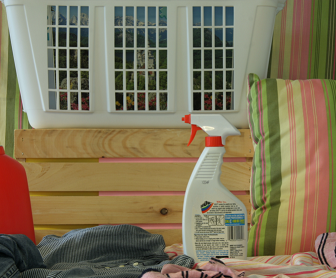
//> input picture DfD2/Image_Files/view5_color.tif, 336 x 278 px, given in place of 20160805_140903_test_recording_15356234_focus.avi, which was not available
$ ./OpenCV_Shell   (built with g++ and OpenCV 4)
//> lines starting //> are read from the running program, lines starting //| are printed output that depends on the picture; after the words box and inside, x2 and y2 are one past the last pixel; in counts of white or black regions, pixels touching at a corner belong together; pictures that were not available may be replaced by others from this repository, and a replacement may not be noted
### DfD2/allocate.h
#include <stdlib.h>

void *get_spc(int num, size_t size);
void *mget_spc(int num, size_t size);
void **get_img(int wd,int ht, size_t size);
void free_img(void **pt);
void *multialloc(size_t s, int d, ...);
void multifree(void *r,int d);

### DfD2/texturelessRegions.cpp
#include <math.h>
#include <stdio.h>
#include <stdlib.h>
#include <string.h>
#include <iostream>
#include <fstream>


#include <opencv2/core/core.hpp>
#include <opencv2/highgui/highgui.hpp>
#include <opencv2/imgproc/imgproc.hpp>
#include <opencv/cv.h>

#include <time.h>
#include <fstream>

using namespace std;
using namespace cv;

void texturelessRegions(Mat &inputImage, Mat &textureImage, int windowSize, int thresh)
{
	int idx, jdx, kdx, ldx;
	int nChannels = inputImage.channels();
	int nr = inputImage.rows;
	int nc = inputImage.cols;
	double sum, diff, avg;
	int scale = 1;
	int delta = 0;

	Mat threshGrad;
	Mat erodeThresh;
	Mat lapGrad;

	int bp_stop = 0;

	if (windowSize % 2 == 0)
	{
		windowSize++;
		cout << "Window size not odd, increasing by 1." << endl;
		cout << "New window size: " << windowSize << endl;
	}

	// [13 lines of commented-out code are left out]
	Mat element = getStructuringElement(MORPH_RECT,	Size(7,7),	Point(-1, -1));

	// [12 lines of commented-out code are left out]

	Laplacian(inputImage, lapGrad, CV_8UC1, windowSize, scale, delta, BORDER_REPLICATE);

	threshold(lapGrad, threshGrad, thresh, 255, THRESH_BINARY_INV);

	//erode(threshGrad, erodeThresh, element);
	erode(threshGrad, textureImage, element);


		// [65 lines of commented-out code are left out]


	bp_stop = 0;

}	// end of texturelessRegions

### DfD2/OpenCV_Shell.cpp
// OpenCV Shell for MAP Algorithm.

//#include "stdafx.h"
#include <math.h>
#include <stdlib.h>
//#include <omp.h>
#include "allocate.h"
//#include "random.h"
//#include "cv.h"	// removed
//#include "highgui.h" // removed

// added
#include <opencv2/core/core.hpp>
#include <opencv2/highgui/highgui.hpp>
#include <opencv2/imgproc/imgproc.hpp>
#include <opencv/cv.h>

#include "time.h"
#include <iostream>
#include <thread>


#define MAX_CLASSES 256.0
#define MaxSigma 2.5
#define EM_iteration 1
#define map_iteraton 1
#define weightingfactor_beta 0.01
#define Optimmization_method 2 // :0-SA, 1-ICM, 2-MPM

using namespace std;
using namespace cv;


/* Declearation of the MAP estimator
   y[]     - Defoucused scene.
   xt[]    - Focused scene & 63 blur levels created artificially.
   atlas[] - The assisting atlas.
   beta    - Weighting factor for beta term.
   gamma   - Weighting factor for atlas term.
   ATLAS   - Switch for atlas method: 0-off, 1-on.
   ICM     - Optimization methods:0-SA, 1-ICM, 2-MPM.
   rol, col- Image size.
   classes - Predefined as 64.
   map_iter- The loop will be forced to stop when reach this number.
*/

//#define GEN_DEFOCUS_IMAGE


////////// MAP estimation ////////////////////////////////////////////////////////////////
// 0. void map3(double **yY[], double **xtY[],double **diff_y[], double **diff_Cr[], double **diff_Cb[], double **atlas[], double beta,double gamma, int ATLAS, int ICM, int cols, int rows, int classes,int map_iter,double *, double *,double *, double *,unsigned char **xttemp[],unsigned char **xttempCr[],unsigned char **xttempCb[],IplImage*texture,IplImage*textureCb,IplImage*textureCr,IplImage*highpass,IplImage*highpassCr,IplImage*highpassCb);
// 1. void map3(double **y[], Mat &Depth_Map, double **diff_y[], double **diff_Cr[], double **diff_Cb[], double **atlas[], double beta, double gama, int ATLAS, int ICM, int cols, int rows, int classes, int map_iter, double *v, double *yaccum, double *ysquaredaccum, double *Num, unsigned char **xttemp[], unsigned char **xttempCr[], unsigned char **xttempCb[], IplImage*texture, IplImage*textureCb, IplImage*textureCr, IplImage*highpass, IplImage*highpassCr, IplImage*highpassCb);
// 2. void map3(double **y[], Mat &Depth_Map, double **diff_y[], double **diff_Cr[], double **diff_Cb[], double **atlas[], double beta, double gama, int ATLAS, int ICM, int cols, int rows, int classes, int map_iter, double *v, double *yaccum, double *ysquaredaccum, double *Num, Mat xttempY, Mat xttempCr, Mat xttempCb, IplImage*texture, IplImage*textureCb, IplImage*textureCr, IplImage*highpass, IplImage*highpassCr, IplImage*highpassCb);
// 3. void map3(double **y_pp[], Mat &Depth_Map, double **diff_y_pp[], double **diff_Cr_pp[], double **diff_Cb_pp[], double **atlas[], double beta, double gamma, int ATLAS, int ICM, int cols, int rows, int classes, int map_iter, double *v, double *yaccum, double *ysquaredaccum, double *Num, Mat xttempY, Mat xttempCr, Mat xttempCb, Mat texture, Mat textureCb, Mat textureCr, Mat highpass, Mat highpassCr, Mat highpassCb);
// 4. void map3(Mat yY, Mat &Depth_Map, double **diff_y_pp[], double **diff_Cr_pp[], double **diff_Cb_pp[], double **atlas[], double beta, double gamma, int ATLAS, int ICM, int cols, int rows, int classes, int map_iter, double *v, double *yaccum, double *ysquaredaccum, double *Num, Mat xttempY, Mat xttempCr, Mat xttempCb, Mat texture, Mat textureCb, Mat textureCr, Mat highpass, Mat highpassCr, Mat highpassCb);
// 5. void map3(Mat yY, Mat &Depth_Map, vector<Mat> &diff_Y, double **diff_Cr_pp[], double **diff_Cb_pp[], double **atlas[], double beta, double gamma, int ATLAS, int ICM, int cols, int rows, int classes, int map_iter, double *v, double *yaccum, double *ysquaredaccum, double *Num, Mat xttempY, Mat xttempCr, Mat xttempCb, Mat texture, Mat textureCb, Mat textureCr, Mat highpass, Mat highpassCr, Mat highpassCb);
void map3(Mat yY, Mat &Depth_Map, vector<Mat> &diff_Y, vector<Mat> &diff_Cr, vector<Mat> &diff_Cb, double **atlas[], double beta, double gamma, int ATLAS, int ICM, int cols, int rows, int classes, int map_iter, double *v, double *yaccum, double *ysquaredaccum, double *Num, Mat xttempY, Mat xttempCr, Mat xttempCb, Mat texture, Mat textureCb, Mat textureCr, Mat highpass, Mat highpassCr, Mat highpassCb);

// [7 lines of commented-out code are left out]
void createblur(int col, int row, Mat ImageInFocus, int classes, vector<Mat> &xt, double **atlas[], int ATLAS, Mat ImageOutOfFocus, Mat ImageInFocustemp, Mat &xttemp);

///////// Space Varying 2D filter ///////////////////////////////////////////////////////
void SpaceVaryingfilter2D (IplImage * image, int kernel_size,double min_sigma, double max_sigma, IplImage * filter);

/////////////////////////// Textureless Regions /////////////////////////////////
void texturelessRegions(Mat &inputImage, Mat &textureImage, int windowSize, int thresh);

int main( int argc, char** argv )
{

	int idx, jdx, kdx;
	int col, row;

	//string image_locations = "Image_Files";
	string image_locations = "D:\\IUPUI\\Test_Data\\Data1\\";
	string file_path;

	vector<int> compression_params;
	compression_params.push_back(CV_IMWRITE_PNG_COMPRESSION);
	compression_params.push_back(0);

	///////////////////////////////////////////////////////////////////////////////////
	//																				 //
	//      Step 1:																	 //
	//				Use all in focus and ground truth to generate defocus image      //
	//																			     //
	//																				 //
	///////////////////////////////////////////////////////////////////////////////////

	cout << "Starting Step 1..." << endl;

#ifdef GEN_DEFOCUS_IMAGE

 /////// read in focus color image ///////////////////////////////////////////////////////
	file_path = image_locations + "\\view5_color.tif";
	IplImage*   ImageInFocus3 = cvLoadImage(file_path.c_str(), CV_LOAD_IMAGE_COLOR);

	Mat infocus3 = Mat(ImageInFocus3);

 /////// split the in focus color image into RGB channel (integers) ///////////////////////
	IplImage* ImageInFocusR=cvCreateImage(cvGetSize(ImageInFocus3), 8, 1);
	IplImage* ImageInFocusG=cvCreateImage(cvGetSize(ImageInFocus3), 8, 1);
	IplImage* ImageInFocusB=cvCreateImage(cvGetSize(ImageInFocus3), 8, 1);
	cvSplit(ImageInFocus3, ImageInFocusR, ImageInFocusG, ImageInFocusB, 0);


 /////// convert RGB channels to floating point //////////////////////////////////////////
	IplImage* ImageInFocusR1 = cvCreateImage(cvGetSize(ImageInFocus3),IPL_DEPTH_64F,0);
	cvConvertScale(ImageInFocusR,ImageInFocusR1,1.0,0.0);
	IplImage* ImageInFocusG1 = cvCreateImage(cvGetSize(ImageInFocus3),IPL_DEPTH_64F,0);
	cvConvertScale(ImageInFocusG,ImageInFocusG1,1.0,0.0);
	IplImage* ImageInFocusB1 = cvCreateImage(cvGetSize(ImageInFocus3),IPL_DEPTH_64F,0);
	cvConvertScale(ImageInFocusB,ImageInFocusB1,1.0,0.0);


 ///////  read in ground truth image /////////////////////////////////////////////////////

	file_path = image_locations + "\\ground_truth.png";

	IplImage*   groundtruth = cvLoadImage(file_path.c_str(), 0);
	//IplImage*   groundtruth = cvLoadImage("/Users/ChaoLiu/Pictures/Depth_from_Defocus_Database/Temp_data_for_program/disp1_1.png", 0);

 //////   Create defocus image for R,G,B channles ////////////////////////////////////////
	IplImage *  Blurmap = cvCreateImage(cvGetSize(ImageInFocus3), IPL_DEPTH_64F, 3);
	IplImage *  BlurmapR = cvCreateImage(cvGetSize(ImageInFocus3), IPL_DEPTH_64F, 1);
	IplImage *  BlurmapG = cvCreateImage(cvGetSize(ImageInFocus3), IPL_DEPTH_64F, 1);
	IplImage *  BlurmapB = cvCreateImage(cvGetSize(ImageInFocus3), IPL_DEPTH_64F, 1);

  /////  Define Gaussian blur parameter /////////////////////////////////////////////////
	double sigma;

  ///// Create 256 Gaussian blur matrix for 3 channels///////////////////////////////////
	IplImage*  GauBlurR[256];
	IplImage*  GauBlurG[256];
	IplImage*  GauBlurB[256];
	for( int l = 0 ;l < 256 ; l = ++l )
	{
		GauBlurR[l] = cvCreateImage(cvGetSize(ImageInFocus3), IPL_DEPTH_64F, 0);
		GauBlurG[l] = cvCreateImage(cvGetSize(ImageInFocus3), IPL_DEPTH_64F, 0);
		GauBlurB[l] = cvCreateImage(cvGetSize(ImageInFocus3), IPL_DEPTH_64F, 0);
	}

 ////// For Ground truth map, the min is 0 and max is 255 ///////////////////////////////
 ////// The total number of blur is 256					  ///////////////////////////////
	double MinValue=0;
	double MaxValue=255;
	double blurnumber=256;
	double index;
	int	 index1;
	int kernel_size;

 ////// Create 256 levels of Gaussian parameters sigma  /////////////////////////////////
 ////// The range is from 0 to MaxSigma                 /////////////////////////////////
 ////// Based on 256 different sigma, generate 256 blur image (whole image has the same sigma)//
	for(int k=MinValue;k<MaxValue+1;k++)
	{
		index=k;
		index1=(int)(index-MinValue)/((MaxValue-MinValue)/(blurnumber-1));
		sigma=MaxSigma*(blurnumber-index1)/blurnumber;
		if(sigma<=0) sigma=0.000000001;
		cvSmooth( ImageInFocusR1 , GauBlurR[index1] , CV_GAUSSIAN, 0, 0,sigma,sigma);
		cvSmooth( ImageInFocusG1 , GauBlurG[index1] , CV_GAUSSIAN, 0, 0,sigma,sigma);
		cvSmooth( ImageInFocusB1 , GauBlurB[index1] , CV_GAUSSIAN, 0, 0,sigma,sigma);

		// [9 lines of commented-out code are left out]
	}


 ////// Based on the value of each pixel in ground truth map, /////////////////////////////
 ////// Find out which blur index each pixel belongs to        /////////////////////////////
	col = ImageInFocus3->width;
	row = ImageInFocus3->height;
	double tt;

	for (int i = 0; i < row; i++)
	{
		for (int j = 0; j < col; j++)
		{
			index = cvGetReal2D(groundtruth, i, j);
			index = (int)index;
			index1 = (int)(index - MinValue) / ((MaxValue - MinValue) / (blurnumber - 1));
			tt = cvGetReal2D(GauBlurR[index1], i, j);
			cvSetReal2D(BlurmapR, i, j, tt);
			tt = cvGetReal2D(GauBlurG[index1], i, j);
			cvSetReal2D(BlurmapG, i, j, tt);
			tt = cvGetReal2D(GauBlurB[index1], i, j);
			cvSetReal2D(BlurmapB, i, j, tt);
		}
	}
 /////// Combine the three channels and save the defocus image /////////////////////////////
	cvMerge(BlurmapR, BlurmapG, BlurmapB, NULL, Blurmap );

	//cvSaveImage("/Users/ChaoLiu/Pictures/Depth_from_Defocus_Database/Temp_data_for_program/blurmap_color.tif",Blurmap);

	file_path = image_locations + "\\blurmap_color.tif";
	cvSaveImage(file_path.c_str(), Blurmap);
#else
	cout << "Skipping defous image generation" << endl;
#endif
	cout << "Completed Step 1." << endl;
//////////////////////////////////////////////////////////////////////////////////////////////////////////////


	///////////////////////////////////////////////////////////////////////////////////
	//																				 //
	//    Step 2:																	 //
	//			Read all in focus image and true defocus image                       //
    //          Convert the color images to YCrCb channel                            //
	//																			     //
	//																				 //
	///////////////////////////////////////////////////////////////////////////////////

	cout << "Starting Step 2" << endl;

// [15 lines of commented-out code are left out]
	Mat infocusImage, defocusImage;

	// [4 lines of commented-out code are left out]

	string focusfilename, defocusfilename;
	focusfilename = "20160805_140903_test_recording_15356234_focus.avi";
	defocusfilename = "20160805_140903_test_recording_15356234_defocus.avi";


	VideoCapture focusVideo, defocusVideo;

	focusVideo.open(image_locations + focusfilename);
	defocusVideo.open(image_locations + defocusfilename);

	focusVideo.read(infocusImage);
//> infocusImage is the input picture: 278 rows x 336 cols, CV_8UC3; mean B, G, R 89.4, 117, 128.3
	defocusVideo.read(defocusImage);
	focusVideo.read(infocusImage);
	defocusVideo.read(defocusImage);

	Size imageSize = infocusImage.size();
	row = infocusImage.rows;
	col = infocusImage.cols;

// [5 lines of commented-out code are left out]

	Mat YCbCrin = Mat(imageSize, CV_8UC3);
	Mat YCbCrout = Mat(imageSize, CV_8UC3);
	cvtColor(infocusImage, YCbCrin, CV_BGR2YCrCb, 3);
//> YCbCrin: 278 rows x 336 cols, CV_8UC3; mean of channels 0, 1, 2 117.2, 135.9, 112.3
	cvtColor(defocusImage, YCbCrout, CV_BGR2YCrCb, 3);

	// [6 lines of commented-out code are left out]

	vector<Mat> YCRCB_IN(3);
	vector<Mat> YCRCB_OUT(3);
	for (idx = 0; idx < 3; idx++)
	{
		YCRCB_IN[idx] = Mat(imageSize, CV_8UC1);
		YCRCB_OUT[idx] = Mat(imageSize, CV_8UC1);
	}

//////// Split  images into 3 channels   /////////////////////////////////////////////////////////
	split(YCbCrin, YCRCB_IN);
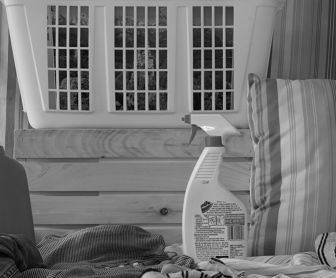
//> YCRCB_IN[0]: 278 rows x 336 cols, CV_8UC1; min 2, max 247, mean 117.2
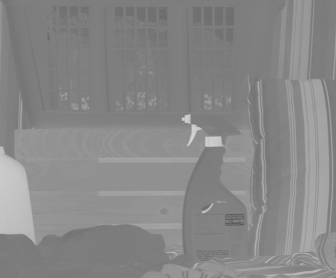
//> YCRCB_IN[1]: 278 rows x 336 cols, CV_8UC1; min 89, max 211, mean 135.9
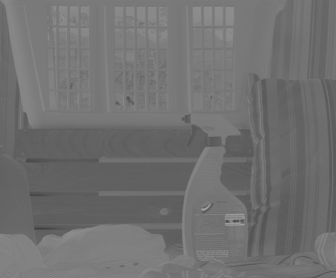
//> YCRCB_IN[2]: 278 rows x 336 cols, CV_8UC1; min 67, max 162, mean 112.3
	split(YCbCrout, YCRCB_OUT);

	// [6 lines of commented-out code are left out]

	imwrite((image_locations + "\\yin.png"), YCRCB_IN[0]);
	imwrite((image_locations + "\\Crin.png"), YCRCB_IN[1]);
	imwrite((image_locations + "\\Cbin.png"), YCRCB_IN[2]);
	imwrite((image_locations + "\\yout.png"), YCRCB_OUT[0]);
	imwrite((image_locations + "\\Crout.png"), YCRCB_OUT[1]);
	imwrite((image_locations + "\\Cbout.png"), YCRCB_OUT[2]);

	cout << "Completed Step 2." << endl;

//////////////////////////////////////////////////////////////////////////////////////////////////////////////////

  	///////////////////////////////////////////////////////////////////////////////////
	//																				 //
	//    Step 3:																	 //
	//			Convert all pixels in Y, Cr, Cb  from integer to floating point      //
    //                                                                               //
	//																			     //
	//																				 //
	///////////////////////////////////////////////////////////////////////////////////

	cout << "Starting Step 3..." << endl;

	// [17 lines of commented-out code are left out]

	Mat ImageInFocusY = Mat(imageSize, CV_64FC1);
	Mat ImageInFocusCr = Mat(imageSize, CV_64FC1);
	Mat ImageInFocusCb = Mat(imageSize, CV_64FC1);
	YCRCB_IN[0].convertTo(ImageInFocusY, CV_64FC1, 1, 0);
	YCRCB_IN[1].convertTo(ImageInFocusCr, CV_64FC1, 1, 0);
	YCRCB_IN[2].convertTo(ImageInFocusCb, CV_64FC1, 1, 0);

	Mat ImageOutOfFocusY = Mat(imageSize, CV_64FC1);
	Mat ImageOutOfFocusCr = Mat(imageSize, CV_64FC1);
	Mat ImageOutOfFocusCb = Mat(imageSize, CV_64FC1);
	YCRCB_OUT[0].convertTo(ImageOutOfFocusY, CV_64FC1, 1, 0);
	YCRCB_OUT[1].convertTo(ImageOutOfFocusCr, CV_64FC1, 1, 0);
	YCRCB_OUT[2].convertTo(ImageOutOfFocusCb, CV_64FC1, 1, 0);

	Mat SyntheticDefocusY = Mat(imageSize, CV_64FC1);
	Mat SyntheticDefocusCr = Mat(imageSize, CV_64FC1);
	Mat SyntheticDefocusCb = Mat(imageSize, CV_64FC1);

	cout << "Completed Step 3." << endl;

//////////////////////////////////////////////////////////////////////////////////////////////////////////////////

 	///////////////////////////////////////////////////////////////////////////////////
	//																				 //
	//    Step 4:																	 //
	//			use highpass filter to generate edge map                             //
    //          for each channel                                                     //
	//																			     //
	//																				 //
	///////////////////////////////////////////////////////////////////////////////////

	cout << "Starting Step 4..." << endl;

 //////// use highpass filter to generate edge map /////////////////////////////////////
	Mat scr;
	Mat highpassY;
	Mat highpassCr;
	Mat highpassCb;

	Mat kernel(3,3,CV_32F,cv::Scalar(-0.8));
	kernel.at<float>(1,1) = 6.4;

	// convert the infocus image to a grayscale image
	Mat infocusImage_Gray;
	cvtColor(infocusImage, infocusImage_Gray, CV_BGR2GRAY, 1);

	//scr = cv::imread(image_locations + "\\view5.tif", 0);   // read in focus image(grayscale)
	//filter2D(scr, rst, scr.depth(), kernel);
	filter2D(infocusImage_Gray, highpassY, infocusImage_Gray.depth(), kernel);
	imwrite(image_locations + "\\highpass.png", highpassY, compression_params);

	scr = cv::imread(image_locations+"\\Crin.png", 0);
	filter2D(scr, highpassCr, scr.depth(), kernel);
	imwrite(image_locations + "\\highpassCr.png", highpassCr, compression_params);

	scr = cv::imread(image_locations+"\\Cbin.png", 0);
	filter2D(scr, highpassCb, scr.depth(), kernel);
	imwrite(image_locations + "\\highpassCb.png", highpassCb, compression_params);

	cout << "Completed Step 4." << endl;

///////////////////////////////////////////////////////////////////////////////////////////////////////////////////////

	///////////////////////////////////////////////////////////////////////////////////
	//																				 //
	//    Step 5:																	 //
	//			use texture identifer to generate texture map                        //
    //          for each channel                                                     //
	//																			     //
	//																				 //
	///////////////////////////////////////////////////////////////////////////////////

	cout << "Starting Step 5..." << endl;

	//Mat highpassY = imread((image_locations + "\\highpass.png"), CV_LOAD_IMAGE_ANYDEPTH);
	//Mat highpassCr = imread((image_locations + "\\highpassCr.png"), CV_LOAD_IMAGE_ANYDEPTH);
	//Mat highpassCb = imread((image_locations + "\\highpassCb.png"), CV_LOAD_IMAGE_ANYDEPTH);
	Mat textureY;
	Mat textureCr;
	Mat textureCb;

	texturelessRegions(highpassY, textureY, 3, 128);
//> in texturelessRegions, `Laplacian(inputImage, lapGrad, CV_8UC1, windowSize, scale, delta, BORD..`:
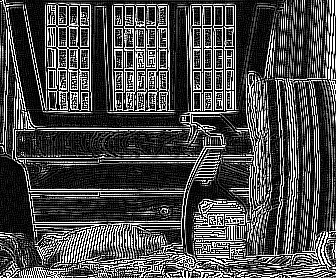
//> lapGrad: 278 rows x 336 cols, CV_8UC1; min 0, max 255, mean 73.2
//> in texturelessRegions, `threshold(lapGrad, threshGrad, thresh, 255, THRESH_BINARY_INV);`:
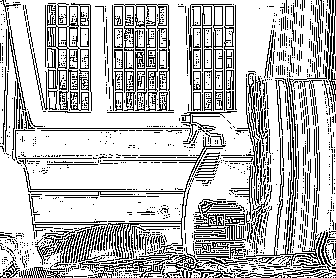
//> threshGrad: 278 rows x 336 cols, CV_8UC1; 74.5% white; black in thin lines or dots
	texturelessRegions(highpassCr, textureCr, 3, 128);
//> call 2 of texturelessRegions, with windowSize = 3, thresh = 128
//> in texturelessRegions (call 2), `Laplacian(inputImage, lapGrad, CV_8UC1, windowSize, scale, delta, BORD..`:
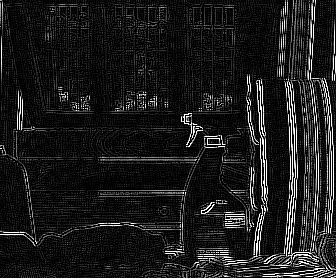
//> lapGrad: 278 rows x 336 cols, CV_8UC1; min 0, max 255, mean 27.8
//> in texturelessRegions (call 2), `erode(threshGrad, textureImage, element);`:
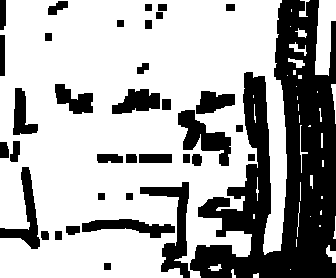
//> textureImage: 278 rows x 336 cols, CV_8UC1; 67.4% white; 36 black regions, largest, box (x1, y1, x2, y2) and area: (190, 0, 336, 278) 20207, (140, 182, 190, 278) 1574, (178, 110, 231, 166) 1318
	texturelessRegions(highpassCr, textureCb, 3, 128);


	imwrite((image_locations + "\\texturelessregionY.png"), textureY, compression_params);
	imwrite((image_locations + "\\texturelessregionCb.png"), textureCb, compression_params);
	imwrite((image_locations + "\\texturelessregionCr.png"), textureCr, compression_params);

	cout << "Completed Step 5." << endl;

///////////////////////////////////////////////////////////////////////////////////////////////////////////////////////


  	///////////////////////////////////////////////////////////////////////////////////
	//																				 //
	//    Step 6:																	 //
	//																				 //
	//			Initialization of MAP estimation                                     //
    //                                                                               //
	//																			     //
	//																				 //
	///////////////////////////////////////////////////////////////////////////////////
	cout << "Starting Step 6..." << endl;

 ///// Initialize parameters for MAP subrutine  /////////////////////////////////////////////
	int    ICM         = Optimmization_method;
	int	   mapiter     = map_iteraton;
	int    EMiteration = EM_iteration;
	double beta        = weightingfactor_beta;
	double gamma       = 1.5;
	int    classes     = MAX_CLASSES;
	int    ATLAS       = 0;

 // [14 lines of commented-out code are left out]


	cout << "Completed Step 6." << endl;

///////////////////////////////////////////////////////////////////////////////////////////////////////////////////////


	///////////////////////////////////////////////////////////////////////////////////
	//																				 //
	//    Step 7:																	 //
	//			use all in focus image to generate 256 synthetic defocus images      //
    //          And use pre depth result to initial xttemp                           //
	//																			     //
	//																				 //
	///////////////////////////////////////////////////////////////////////////////////

  cout << "Starting Step 7..." << endl;

	// [5 lines of commented-out code are left out]

	Mat xttempY = Mat(imageSize, CV_8UC1);
	Mat xttempCr = Mat(imageSize, CV_8UC1);
	Mat xttempCb = Mat(imageSize, CV_8UC1);

 ////// y : true defocus image ///////////////////////////////////////////////////////////////
 ////// xt : 256 synthetic defocus images ////////////////////////////////////////////////////
	double **yY[1], **yCr[1], **yCb[1];
	double **xtY[260], **xtCr[260], **xtCb[260];
	double **atlas[1];

	vector<Mat> xt_Y(257);
	vector<Mat> xt_Cr(257);
	vector<Mat> xt_Cb(257);
	for (idx = 0; idx <= MAX_CLASSES; idx++)
	{
		xt_Y[idx] = Mat(imageSize, CV_64FC1);
		xt_Cr[idx] = Mat(imageSize, CV_64FC1);
		xt_Cb[idx] = Mat(imageSize, CV_64FC1);
	}


	// [6 lines of commented-out code are left out]
//> (the run ends here: the program needs code that is not available in this run, at `std::thread t_Y(createblur, col, row, ImageInFocusY, classes, xt_Y, at..`)
